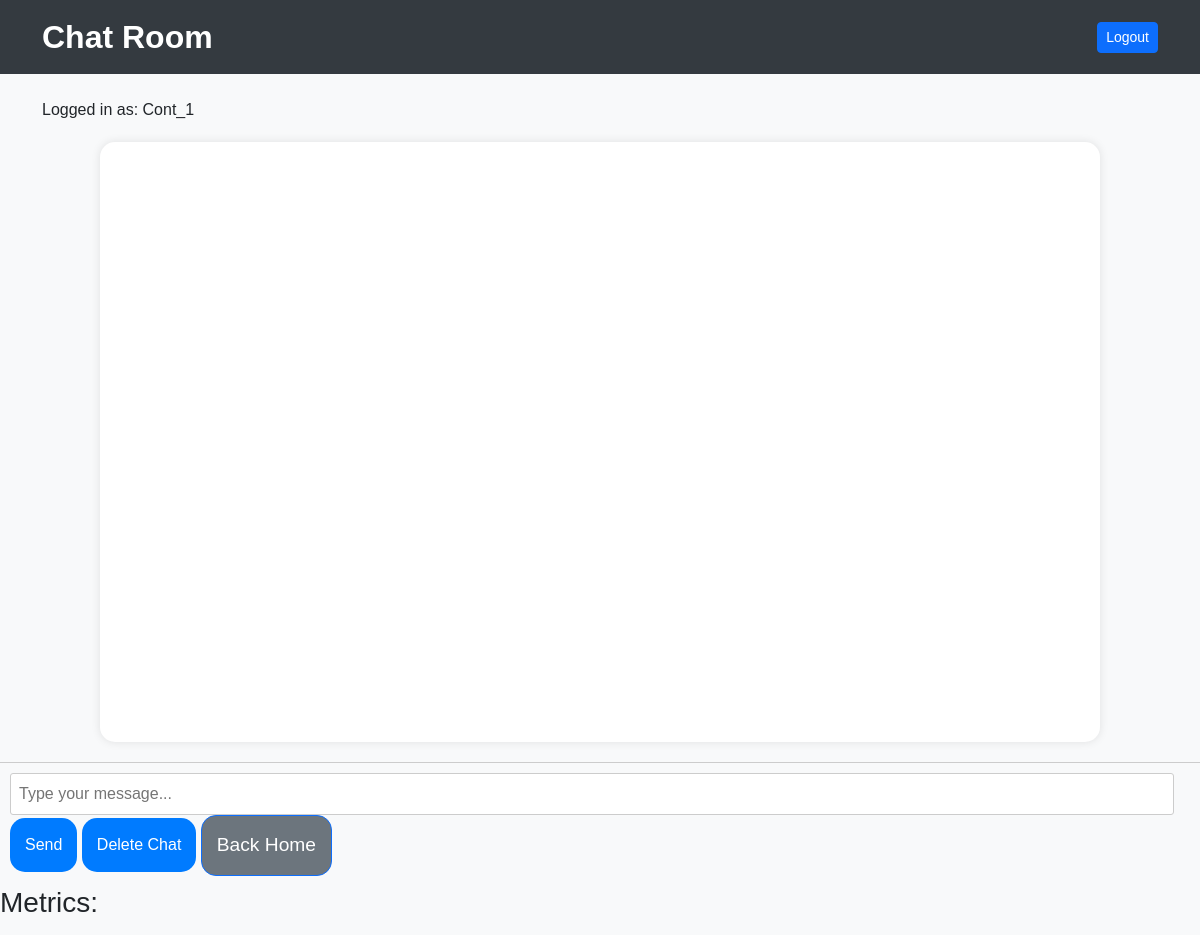
The page /chat/ (signed in) on the database as committed earlier.
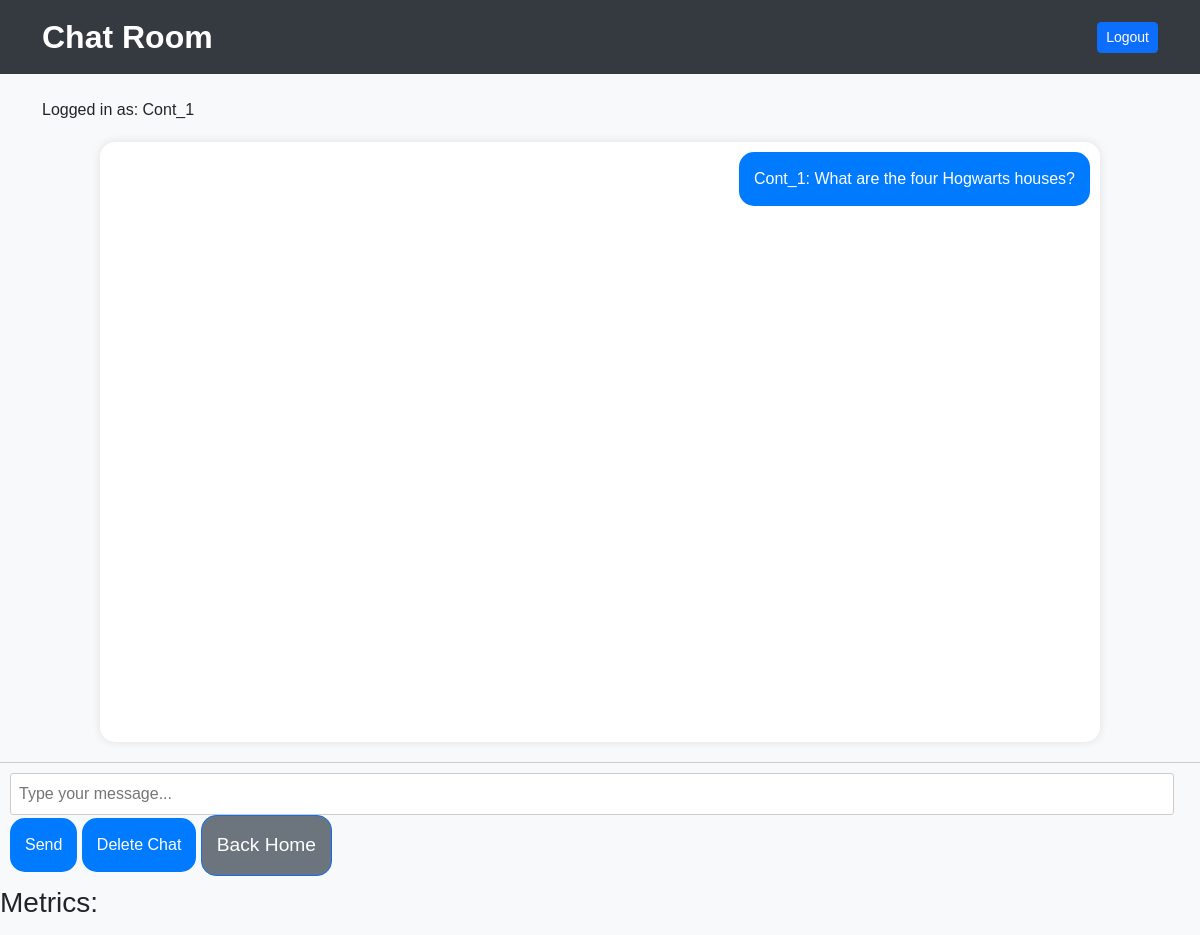
The same page on the database as committed later.
### app/models.py (models this page shows, shortened)
class ChatMessage(models.Model):
    user = models.ForeignKey(User, on_delete=models.CASCADE, null=True)
    message = models.TextField()
    timestamp = models.DateTimeField(auto_now_add=True)

### app/views.py (the view, shortened to what this page needs)
# urls.py: path('chat/', views.chat, name='chat'),
@login_required(login_url='login')
def chat(request):
    return render(request, 'chat.html', {
        'bot_response': '',
        'history': display_history(request.user.id),
        'current_user': request.user
    })

### app/views.py (called while the page is built)
def display_history(user):
    history = ChatMessage.objects.filter(user=user) | ChatMessage.objects.filter(user=None)
    return history

### app/templates/chat.html (shortened to what this page needs)
<!DOCTYPE html>
<html lang="en">
<head>
    <link rel="stylesheet" href="https://cdn.jsdelivr.net/npm/bootstrap@5.3.0/dist/css/bootstrap.min.css">
</head>
<body>
    <nav class="navbar navbar-expand-lg navbar-dark">
        <div class="container">
            <a class="navbar-brand">Chat Room</a>
            {% if user.is_authenticated %}
                <form method="post" action="{% url 'logout' %}" class="d-flex">
                    <button type="submit" class="btn btn-sm btn-primary">Logout</button>
                </form>
            {% else %}
                <a href="{% url 'login' %}" class="btn btn-sm btn-primary">Login</a>
                <a href="{% url 'register' %}" class="btn btn-sm btn-primary">Register</a>
            {% endif %}
        </div>
    </nav>
    <div class="container mt-4">
        {% if user.is_authenticated %}
            <p>Logged in as: {{ user }}</p>
            <div class="chat-container">
                <div class="chatbox-body" id="chatbox-body">
                    {% for message in history %}
                        <div class="message {% if message.user is None %}bot-message{% else %}user-message{% endif %}">
                            {% if message.user is None %}
                                Bot: {{ message.message }}
                            {% else %}
                                {{ message.user.username }}: {{ message.message }}
                            {% endif %}
                        </div>
                    {% endfor %}
                </div>
            </div>
        {% endif %}
    </div>
    <div class="input-container">
        <input type="text" id="user-input" placeholder="Type your message...">
        <button onclick="sendMessage()">Send</button>
        <button onclick="deleteChat()">Delete Chat</button>
        <a href="{% url 'index' %}" class="btn btn-lg btn-primary back-btn">Back Home</a>
    </div>
    <div id="metrics">
        <h3>Metrics:</h3>
    </div>
</body>
</html>

### app/templates/chat.html (style rules this page uses)
body { background-color: #f8f9fa; font-family: 'Arial', sans-serif; }
.navbar { background-color: #343a40; }
.navbar-brand { color: #fff; font-size: 2rem; font-weight: bold; }
.chat-container { max-width: 1000px; margin: 20px auto; border-radius: 15px; overflow: hidden; box-shadow: 0 0 10px rgba(0, 0, 0, 0.1); background-color: #fff; }
.chatbox-body { padding: 10px; height: 600px; overflow-y: scroll; }
.message { margin-bottom: 10px; }
.user-message, .bot-message, .spacy-message { padding: 15px; border-radius: 15px; margin-bottom: 15px; max-width: 70%; word-wrap: break-word; }
.user-message { background-color: #007bff; color: #fff; float: right; }
.input-container { padding: 10px; border-top: 1px solid #ccc; }
input { width: calc(100% - 16px); padding: 8px; box-sizing: border-box; border: 1px solid #ccc; border-radius: 3px; }
button { background-color: #007bff; color: #fff; padding: 15px; border: none; border-radius: 15px; cursor: pointer; transition: background-color 0.3s ease-in-out; }
.back-btn { background-color: #6c757d; color: #fff; border-radius: 15px; padding: 15px; font-size: 1.2rem; transition: background-color 0.3s ease-in-out; }

Rows that differ between the two databases and show on the page:
added ChatMessage: user.username "Cont_1", message "What are the four Hogwarts houses?"
